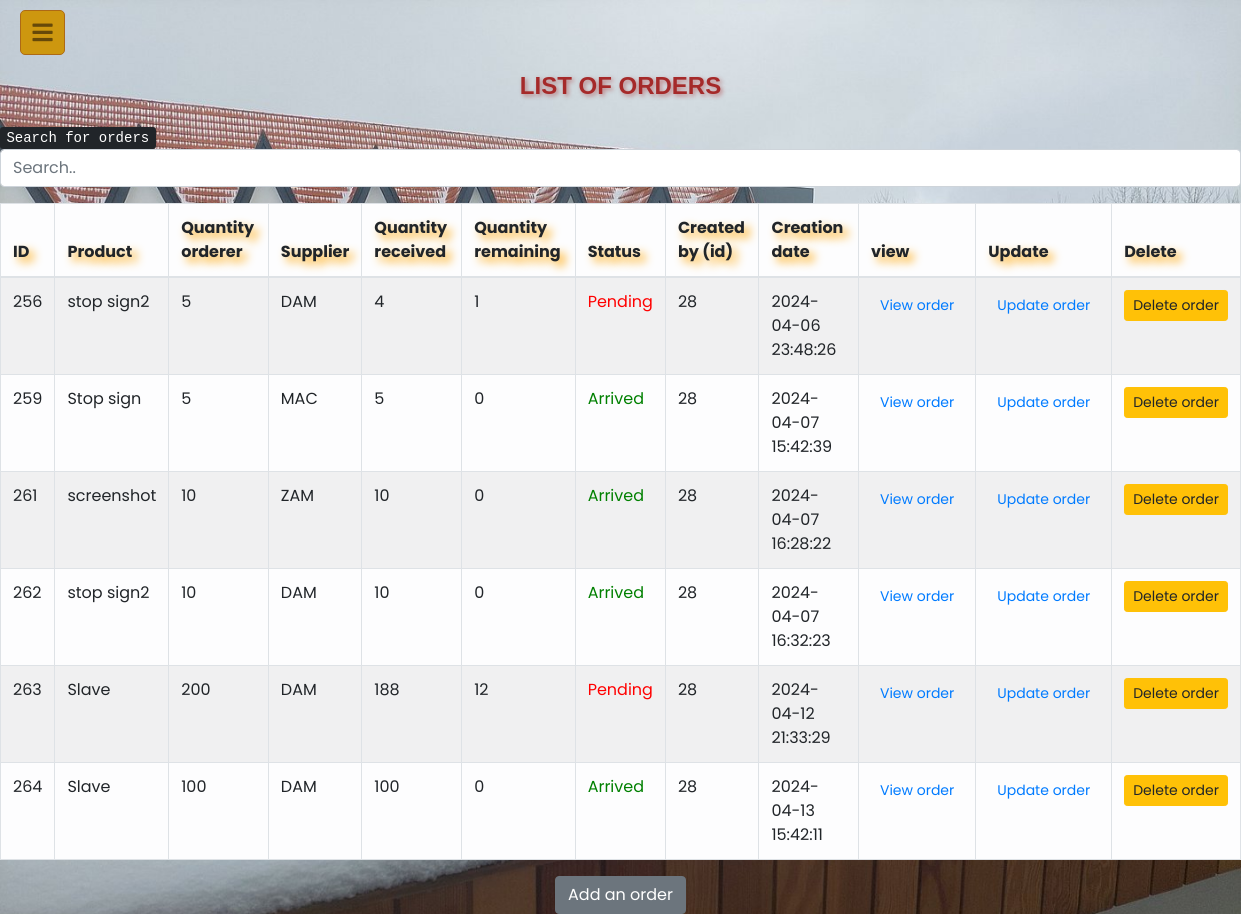
The page /OrderManagement.php (signed in) on the database its author committed.
### tables this page shows
CREATE TABLE `product_supplier` (
  `ID` int(11) NOT NULL,
  `S_id` int(11) NOT NULL,
  `P_id` int(11) NOT NULL,
  `Quantity_ordered` int(11) NOT NULL,
  `Quantity_received` int(11) NOT NULL,
  `Quantity_remaining` int(11) NOT NULL,
  `Status` varchar(20) NOT NULL,
  `Created_by` int(11) NOT NULL,
  `Created` datetime NOT NULL DEFAULT current_timestamp(),
  `batch` int(20) DEFAULT NULL
);

CREATE TABLE `products` (
  `ID` int(11) NOT NULL,
  `img` varchar(100) NOT NULL,
  `Pname` varchar(50) NOT NULL,
  `Price` float DEFAULT NULL,
  `Ptype` varchar(50) NOT NULL DEFAULT 'Undefined Item',
  `Description` varchar(350) NOT NULL DEFAULT 'No description is given for this product. ',
  `Created_by` int(11) NOT NULL,
  `Created` datetime NOT NULL DEFAULT current_timestamp()
);

CREATE TABLE `supplier` (
  `ID` int(11) NOT NULL,
  `Sname` varchar(50) NOT NULL,
  `Slocation` varchar(50) NOT NULL,
  `Email` varchar(50) NOT NULL,
  `Created_by` int(11) NOT NULL,
  `Created` datetime NOT NULL DEFAULT current_timestamp()
);

### OrderManagement.php (the view, shortened to what this page needs)
<!DOCTYPE html>
<html lang="en" dir="ltr">
   <head>
      <link rel="stylesheet" href="css/style3.css">
      <link rel="stylesheet" href="css/style.css">
      <link rel="stylesheet" href="css/font-awesome-4.7.0/">
      <link rel="stylesheet" href="https://maxcdn.bootstrapcdn.com/bootstrap/4.0.0/css/bootstrap.min.css">
      <link rel="stylesheet" href="https://cdnjs.cloudflare.com/ajax/libs/font-awesome/5.15.3/css/all.min.css"/>
      <link rel="stylesheet" href="https://cdn.jsdelivr.net/npm/bootstrap-icons@1.11.3/font/bootstrap-icons.min.css">
   </head>
   <body style="background: url(LogInImage.jpg);background-repeat: no-repeat;background-size: 100%;">
      <br>
      <br>
      <br>
      <H3 style="text-align: center; margin: 0; color: brown; font-family: 'Helvetica', sans-serif; font-size: 24px; font-weight: bold; text-transform: uppercase; text-shadow: 2px 2px 4px rgba(165, 42, 42, 0.5);">List of Orders</H3>
      <br>
      <p><kbd> Search for orders </kbd> <input class="form-control" id="myInput" type="text" placeholder="Search.."></p>
      <table class="table table-light table-hover table-striped table-bordered">
  <thead>
    <tr>
      <th scope="col" style="text-shadow: 5px 5px 10px orange;">ID</th>
      <th scope="col" style="text-shadow: 5px 5px 10px orange;">Product</th>
      <th scope="col" style="text-shadow: 5px 5px 10px orange;">Quantity orderer</th>
      <th scope="col" style="text-shadow: 5px 5px 10px orange;">Supplier</th>
      <th scope="col" style="text-shadow: 5px 5px 10px orange;">Quantity received</th>
      <th scope="col" style="text-shadow: 5px 5px 10px orange;">Quantity remaining</th>
      <th width="col" scope="col" style="text-shadow: 5px 5px 10px orange;">Status</th>
      <th width="col" scope="col" style="text-shadow: 5px 5px 10px orange;">Created by (id)</th>
      <th scope="col" style="text-shadow: 5px 5px 10px orange;">Creation date</th>
      <th scope="col" style="text-shadow: 5px 5px 10px orange;">view</th>
      <th scope="col" style="text-shadow: 5px 5px 10px orange;">Update</th>
      <th scope="col" style="text-shadow: 5px 5px 10px orange;">Delete</th>
    </tr>
  </thead>
  <tbody id="myTable">
    <?php
    @include 'config.php';
    $fetch_query = "SELECT * FROM product_supplier";
    $fetch_query_run = mysqli_query($conn,$fetch_query);
    if(mysqli_num_rows($fetch_query_run) > 0){
        while($row = mysqli_fetch_array($fetch_query_run))
        {
            ?>
     <tr>
      <td class="order_id"><?php echo $row['ID']; ?></td>
      <td>
                    <?php
                    $productID = $row['P_id'];
                    $productQuery = "SELECT Pname FROM products WHERE ID = '$productID'";
                    $productResult = mysqli_query($conn, $productQuery);
                    $productName = mysqli_fetch_array($productResult)['Pname'];
                    echo $productName;
                    ?>
                </td>
      <td><?php echo $row['Quantity_ordered']; ?></td>
      <td>
    <?php
        $supplierID = $row['S_id'];
        $supplierQuery = "SELECT Sname FROM supplier WHERE ID = '$supplierID'";
        $supplierResult = mysqli_query($conn, $supplierQuery);
        $supplierName = mysqli_fetch_array($supplierResult)['Sname'];
        echo $supplierName;
    ?>
   </td>
      <td><?php echo $row['Quantity_received']; ?></td>
      <td><?php echo $row['Quantity_remaining']; ?></td>
      <td style="color: <?php echo ($row['Status'] == 'Pending') ? 'red' : (($row['Status'] == 'Arrived') ? 'green' : ''); ?>"><?php echo $row['Status']; ?></td>
      <td><?php echo $row['Created_by']; ?></td>
      <td><?php echo $row['Created']; ?></td>
      <td>
        <a href="#" class="btn btn-link btn-sm view_orders_data">View order</a>
      </td>
      <td>
        <a href="#" class="btn btn-link btn-sm edit_order">Update order</a>
      </td>
      <td>
        <a href="#" class="btn btn-warning btn-sm delete_order">Delete order</a>
      </td>
             </tr>
            <?php
        }
    }else{
    }
    ?>
  </tbody>
</table>
<div style="text-align: center;">
  <button type="button" class="btn btn-secondary" data-bs-toggle="modal" data-bs-target="#AddOrder">
    Add an order
  </button>
</div>
   </body>
<?php
if ($_SESSION['User_type'] == 'Admin') {
    include 'navbaradmin.php';
} elseif ($_SESSION['User_type'] == 'User') {
    include 'navbaruser.php';
} ?>
</html>

### css/style3.css (style rules this page uses)
* { margin: 0; padding: 0; box-sizing: border-box; font-family: 'Poppins', sans-serif; }

### css/style.css (style rules this page uses)
* { font-family: 'Poppins', sans-serif; margin:0; padding:0; box-sizing: border-box; outline: none; border:none; text-decoration: none; }
body { background-color: indianred; }

### rows shown on the page
product_supplier: ID "256", products.Pname "stop sign2", Quantity_ordered "5", supplier.Sname "DAM", Quantity_received "4", Quantity_remaining "1", Status "Pending", Created_by "28", Created "2024-04-06 23:48:26"
product_supplier: ID "259", products.Pname "Stop sign", Quantity_ordered "5", supplier.Sname "MAC", Quantity_received "5", Quantity_remaining "0", Status "Arrived", Created_by "28", Created "2024-04-07 15:42:39"
product_supplier: ID "261", products.Pname "screenshot", Quantity_ordered "10", supplier.Sname "ZAM", Quantity_received "10", Quantity_remaining "0", Status "Arrived", Created_by "28", Created "2024-04-07 16:28:22"
product_supplier: ID "262", products.Pname "stop sign2", Quantity_ordered "10", supplier.Sname "DAM", Quantity_received "10", Quantity_remaining "0", Status "Arrived", Created_by "28", Created "2024-04-07 16:32:23"
product_supplier: ID "263", products.Pname "Slave", Quantity_ordered "200", supplier.Sname "DAM", Quantity_received "188", Quantity_remaining "12", Status "Pending", Created_by "28", Created "2024-04-12 21:33:29"
product_supplier: ID "264", products.Pname "Slave", Quantity_ordered "100", supplier.Sname "DAM", Quantity_received "100", Quantity_remaining "0", Status "Arrived", Created_by "28", Created "2024-04-13 15:42:11"
